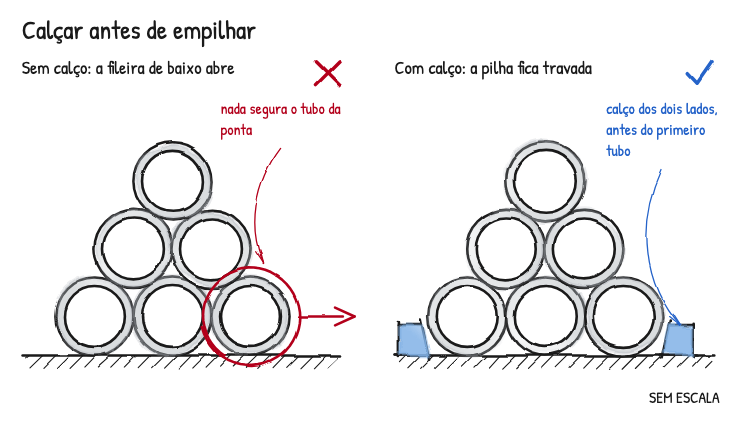

Recreate this plot in Python.
"""Right and wrong, side by side: stacking pipes with and without chocks."""

from __future__ import annotations

import math
import sys
from pathlib import Path

sys.path.insert(0, str(Path(__file__).resolve().parents[1] / "scripts"))
from esquadro import Drawing, circle_points, flow_arrow, hand_note, panels, ring

OUT = Path(__file__).resolve().parent
R = 9.0
TEXT = {
    "pt": {
        "title": "Calçar antes de empilhar",
        "desc": "Comparação: pilha de tubos sem calços, que rola, e com calços, que fica parada.",
        "panels": ["Sem calço: a fileira de baixo abre", "Com calço: a pilha fica travada"],
        "bad": "nada segura o tubo da ponta",
        "good": "calço dos dois lados, antes do primeiro tubo",
    },
    "en": {
        "title": "Chock before you stack",
        "desc": "Comparison: a pipe stack without chocks, which rolls, and with chocks, which stays put.",
        "panels": ["No chock: the bottom row spreads", "With chocks: the stack stays locked"],
        "bad": "nothing holds the end pipe",
        "good": "a chock on each side, before the first pipe",
    },
}


def stack(d: Drawing, cx: float, deck_y: float) -> list[tuple[float, float]]:
    """Three, two and one, each row resting in the valleys of the row below."""
    rise = 2 * R * math.sqrt(3) / 2
    centres = []
    for row, count in enumerate((3, 2, 1)):
        y = deck_y - R - row * rise
        x0 = cx - (count - 1) * R
        centres.extend((x0 + i * 2 * R, y) for i in range(count))
    for c in centres:
        d.circle(c, R, fill="#fff")
        d.wash(circle_points(c, R), "gray", strength=0.7)
        d.circle(c, R * 0.78, fill="#fff")
    return centres


def main(lang: str = "pt", finish: str = "study", name: str | None = None) -> Path:
    t = TEXT[lang]
    d = Drawing.figure("page", 97, finish=finish, lang=lang, title=t["title"], description=t["desc"])
    d.text((5, 9), t["title"], "heading")
    bad, good = panels(
        d,
        2,
        area=(5.0, 14.0, 160.0, 74.0),
        titles=t["panels"],
        verdicts=[False, True],
        arrows=False,
        gap=12.0,
        colored=True,
    )
    for f in (bad, good):
        y = f.y + f.h - 6
        d.line((f.x + 1, y), (f.x + f.w - 1, y))
        d.hatch([(f.x + 1, y), (f.x + f.w - 1, y), (f.x + f.w - 1, y + 3), (f.x + 1, y + 3)], spacing=2.2)

    y = bad.y + bad.h - 6
    centres = stack(d, bad.at(0.47, 0)[0], y)
    edge = max(c[0] for c in centres)
    flow_arrow(d, (edge + R + 2, y - R), (edge + R + 15, y - R), ink="red")
    ring(d, (edge, y - R), R + 2.2, R + 2.2, ink="red")
    hand_note(
        d, (edge + 3, y - 2 * R - 3), (bad.at(0.62, 0)[0], bad.y + 2), t["bad"], 30, bend=0.18, size=3.6, ink="red"
    )

    y = good.y + good.h - 6
    cx = good.at(0.47, 0)[0]
    centres = stack(d, cx, y)
    edge = max(c[0] for c in centres) + R
    start = min(c[0] for c in centres) - R
    for chock in (
        [(edge, y), (edge + 7, y), (edge + 7, y - 7), (edge + 1.5, y - 7)],
        [(start, y), (start - 7, y), (start - 7, y - 7), (start - 1.5, y - 7)],
    ):
        d.polygon(chock, fill="#fff")
        d.wash(chock, "blue", strength=1.4)
    hand_note(d, (edge + 4, y - 7), (good.at(0.66, 0)[0], good.y + 2), t["good"], 28, bend=0.2, size=3.6, ink="blue")
    return d.save(OUT / f"{name or 'explain_compare' + ('_en' if lang == 'en' else '')}.svg")


if __name__ == "__main__":
    main("pt")
    main("en")
